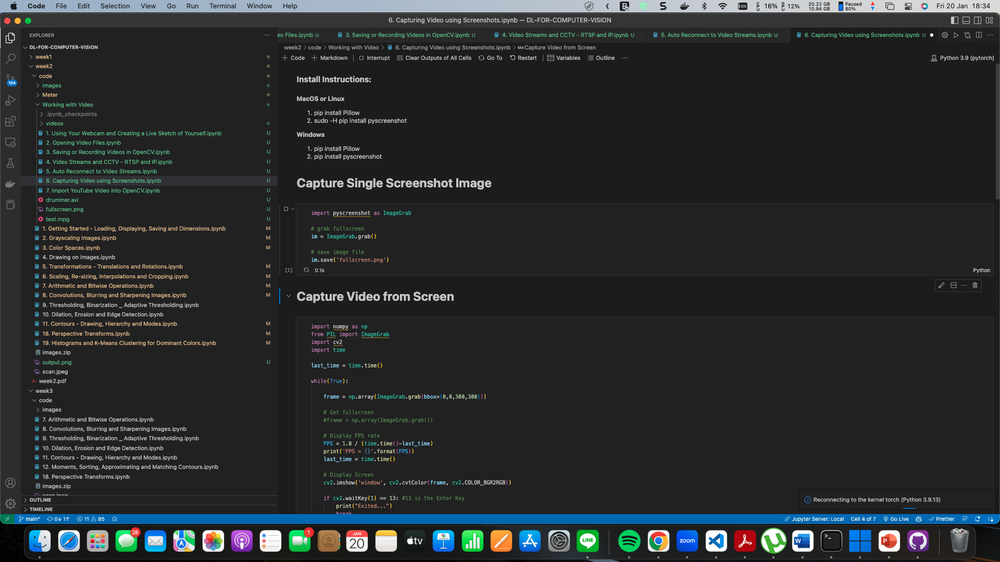
#> input picture week2/code/Working with Video/fullscreen.png, 1000 x 562 px, shrunk from 1920 x 1080 before the run, given in place of the camera
$ jupyter execute '1. Using Your Webcam and Creating a Live Sketch of Yourself.ipynb'   (text cells are left out)
#> lines starting #> are read from the running program, lines starting #| are printed output that depends on the picture
[cell 1]
import cv2
import numpy as np

# Initialize webcam, cap is the object provided by VideoCapture
cap = cv2.VideoCapture(0)

while True:
    # It contains a boolean indicating if it was sucessful (ret)
    # It also contains the images collected from the webcam (frame)
    ret, frame = cap.read()
#> frame is the input picture: shape (562, 1000, 3); mean B, G, R 45.7, 44.1, 40.9

    cv2.imshow('Our Webcam Video', frame)

    if cv2.waitKey(1) == 13: #13 is the Enter Key
#> (key Esc is pressed here)
        break

# Release camera and close windows
cap.release()
cv2.destroyAllWindows()

[cell 2]
import cv2
import numpy as np

# Our sketch generating function
def sketch(image):
    # Convert image to grayscale
    img_gray = cv2.cvtColor(image, cv2.COLOR_BGR2GRAY)
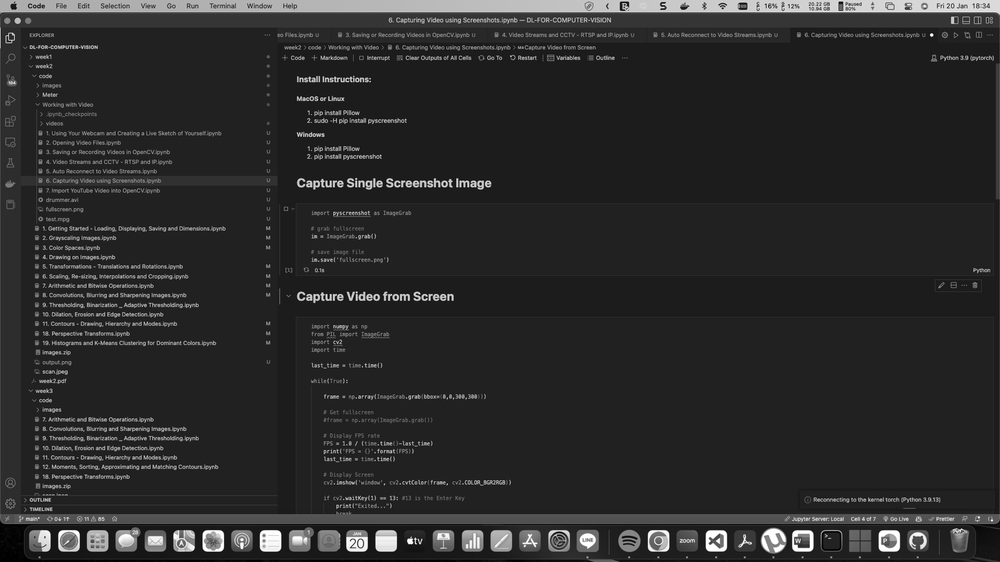
#> img_gray: shape (562, 1000); min 0, max 255, mean 43.3

    # Clean up image using Guassian Blur
    img_gray_blur = cv2.GaussianBlur(img_gray, (5,5), 0)

    # Extract edges
    canny_edges = cv2.Canny(img_gray_blur, 10, 70)
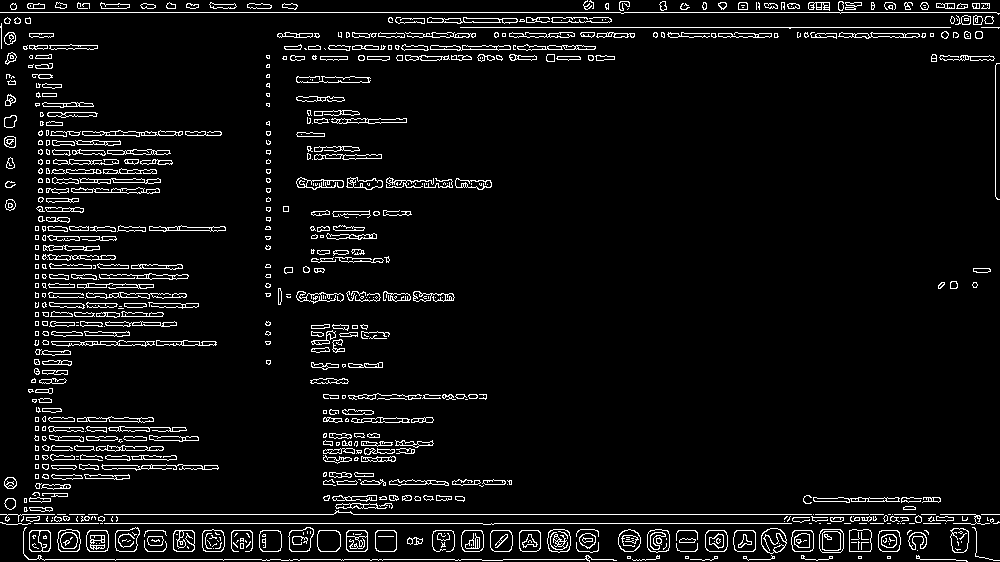
#> canny_edges: shape (562, 1000); 5.8% white in thin lines or dots

    # Do an invert binarize the image
    ret, mask = cv2.threshold(canny_edges, 70, 255, cv2.THRESH_BINARY_INV)
#> mask: shape (562, 1000); 94.2% white; black in thin lines or dots
    return mask


# Initialize webcam, cap is the object provided by VideoCapture
cap = cv2.VideoCapture(0)

while True:
    # It contains a boolean indicating if it was sucessful (ret)
    # It also contains the images collected from the webcam (frame)
    ret, frame = cap.read()
    # We pass our frame to our sketch function directly inside cv2.imshow()
    cv2.imshow('Our Live Sketcher', sketch(frame))
    if cv2.waitKey(1) == 13: #13 is the Enter Key
#> (key Esc is pressed here)
        break

# Release camera and close windows
cap.release()
cv2.destroyAllWindows()
